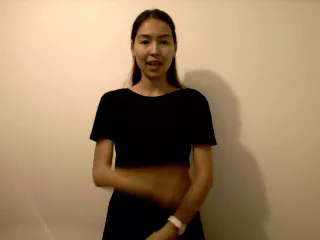
#> input picture frame 17 of a1.webm, 320 x 240 px, given in place of k1.webm, which was not available
$ python test.py   (Python 2 division)
#> lines starting #> are read from the running program, lines starting #| are printed output that depends on the picture; pictures that were not available may be replaced by others from this repository, and a replacement may not be noted
import cv2
import numpy as np
import Image
from constants import *
import numpy as np

cap = cv2.VideoCapture("k1.webm")

ret, frame1 = cap.read()
#> frame1 is the input picture: shape (240, 320, 3); mean B, G, R 98.9, 130, 154.6
prvs = cv2.cvtColor(frame1,cv2.COLOR_BGR2GRAY)
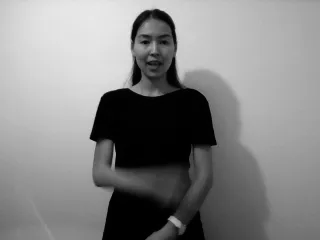
#> prvs: shape (240, 320); min 0, max 233, mean 133.8
gray = cv2.cvtColor(frame1,cv2.COLOR_BGR2GRAY)

ret, frame2 = cap.read()
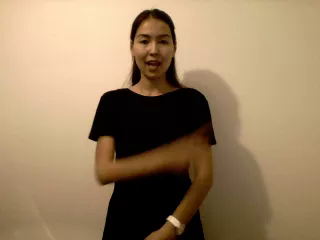
#> input picture frame 18 of a1.webm, 320 x 240 px, given in place of k1.webm, which was not available
#> frame2 is the input picture: shape (240, 320, 3); mean B, G, R 99.2, 130.2, 154.9
next = cv2.cvtColor(frame2,cv2.COLOR_BGR2GRAY)
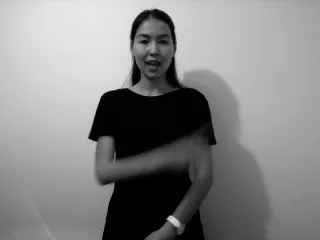
#> next: shape (240, 320); min 0, max 233, mean 134

#> (the run stopped early here; a loop or call above may not have finished)

$ run again, starting later in the video
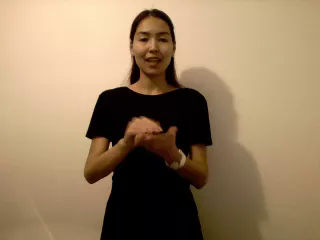
#> input picture frame 76 of a1.webm, 320 x 240 px, given in place of k1.webm, which was not available
#> frame1 is the input picture: shape (240, 320, 3); mean B, G, R 98.9, 128.7, 152.7
#> `prvs = cv2.cvtColor(frame1,cv2.COLOR_BGR2GRAY)`:
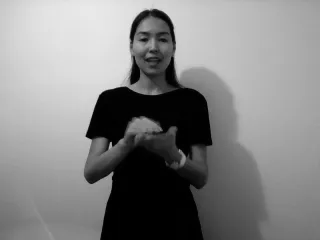
#> prvs: shape (240, 320); min 0, max 234, mean 132.4
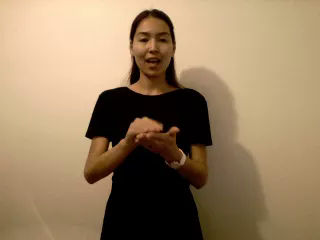
#> input picture frame 77 of a1.webm, 320 x 240 px, given in place of k1.webm, which was not available
#> frame2 is the input picture: shape (240, 320, 3); mean B, G, R 98.7, 128.7, 152.6

$ run again, starting later in the video
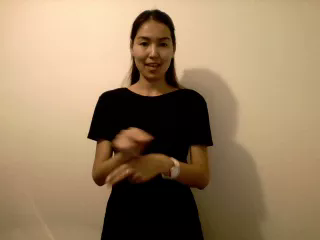
#> input picture frame 136 of a1.webm, 320 x 240 px, given in place of k1.webm, which was not available
#> frame1 is the input picture: shape (240, 320, 3); mean B, G, R 99.3, 129.7, 154
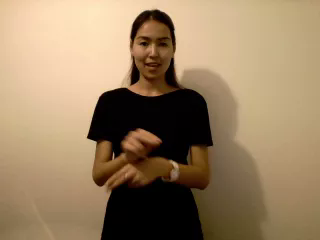
#> input picture frame 137 of a1.webm, 320 x 240 px, given in place of k1.webm, which was not available
#> frame2 is the input picture: shape (240, 320, 3); mean B, G, R 99.2, 129.8, 153.9
#> `next = cv2.cvtColor(frame2,cv2.COLOR_BGR2GRAY)`:
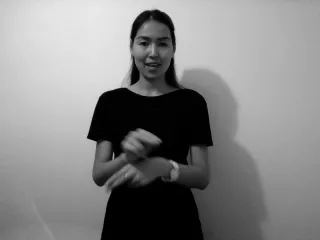
#> next: shape (240, 320); min 0, max 234, mean 133.5
